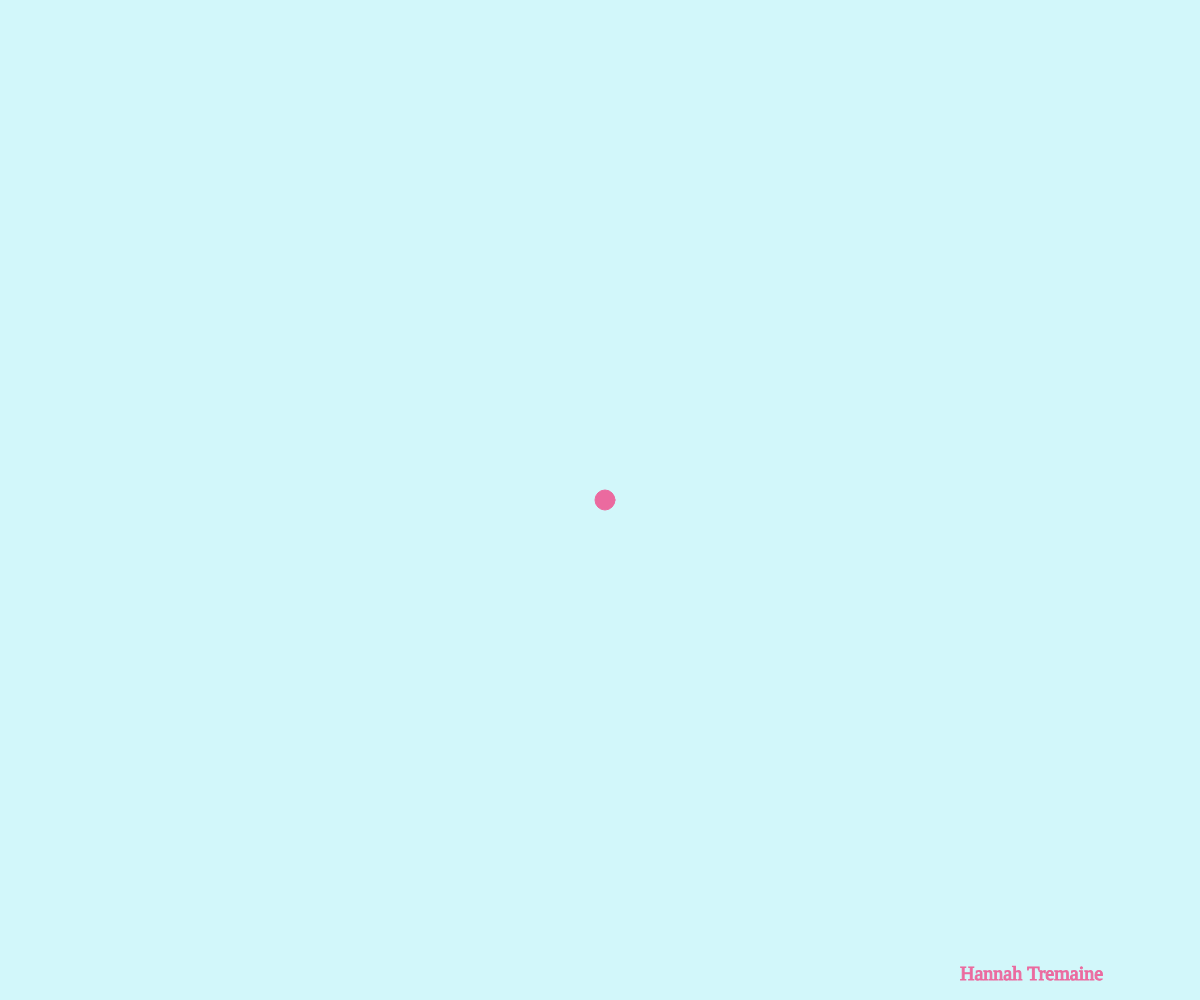
Frame 1 (no input)
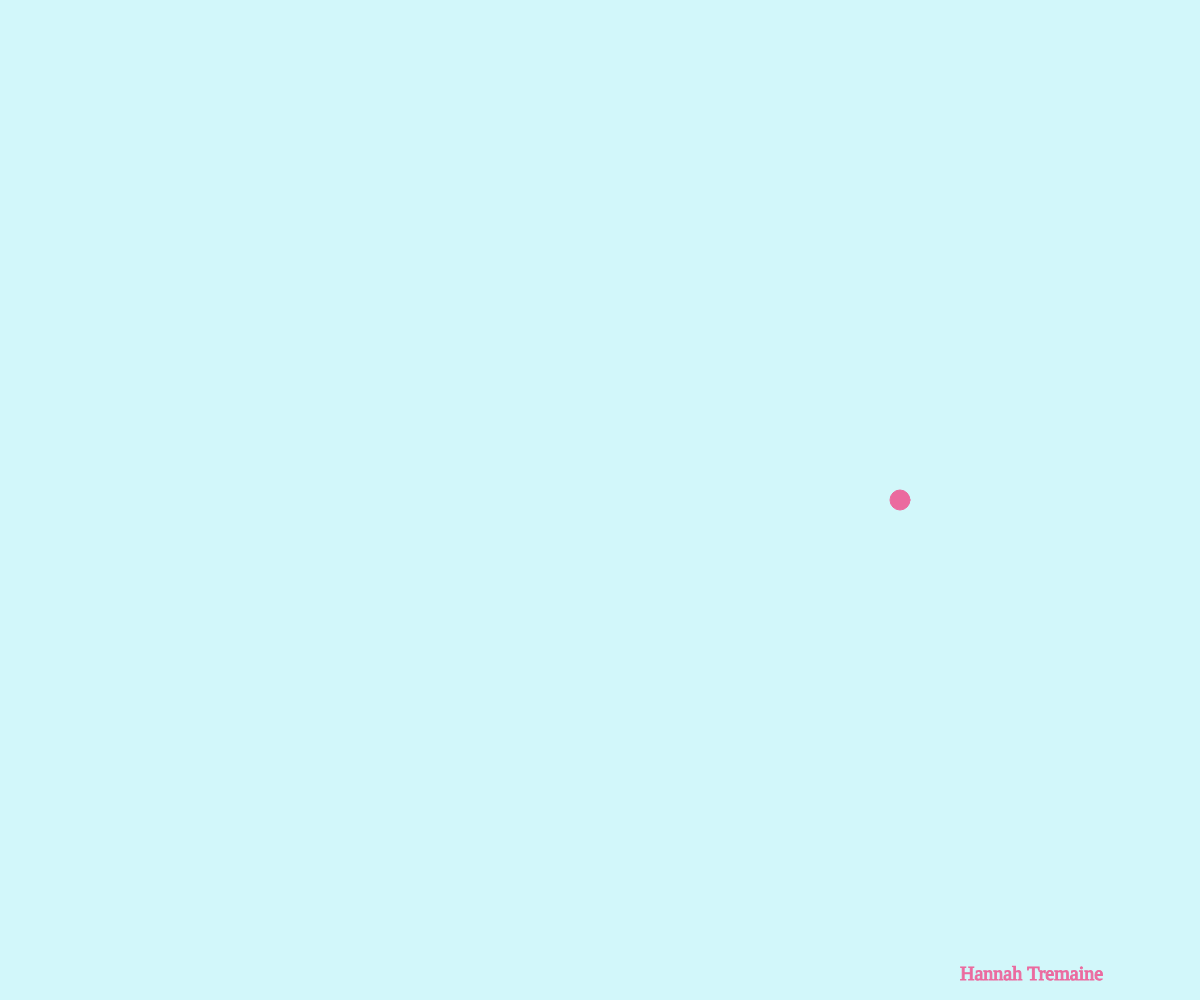
Frame 60 (no input)
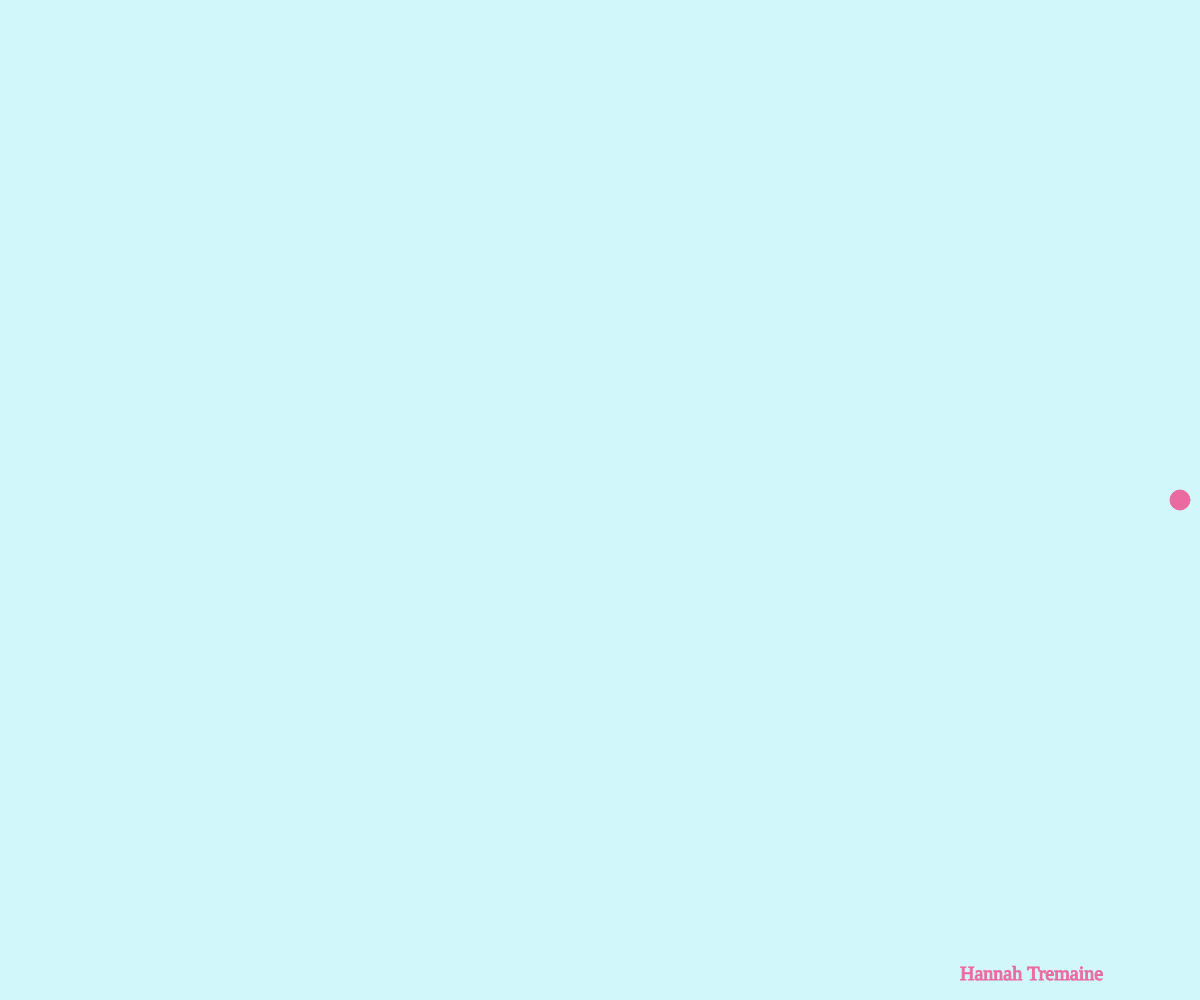
Frame 120 (the mouse pressed at the canvas centre since frame 60)

The p5.js sketch that drew these frames (run headless with seeded random() and noise() and a simulated clock; from frame 60 on, the mouse is pressed at the canvas centre):

// p5.js sketch
// ── sketch.js
// Project Title
// Your Name
// Date
//
// Extra for Experts:
// - describe what you did to take this project "above and beyond"
//GLobal Varibles
let ballX, ballSize=20, xSpeed=5, ballMove;
let overlay; //"extra canvas"
let colourA,colourB;
let myName = "Hannah Tremaine"

function setup() {
  createCanvas(windowWidth, windowHeight);
  overlay = createGraphics(width,height);
  ballX = width/2;
  colourA = color(157, 118, 207);
  colourB = color(242, 245, 169);
}

function mouseDrawings(){
  //draw a mouse at the mouse position 
  if(keyIsPressed){
    if (key==="1") overlay.fill(colourA);
    if (key==="2") overlay.fill(colourB);
    if (key==="a") {
      overlay.rect(mouseX,mouseY,50,25);
    }
    if (key==="s"){
      overlay.ellipse(mouseX,mouseY,50,25);
    }
    if (key==="d"){
      overlay.triangle(mouseX+30,mouseY+75,mouseX+58,mouseY+20,mouseX+86,mouseY+75);
    }
  }
  image(overlay,0,0);
}

function draw() {
  background(210, 247, 250);
  drawAndMoveBall();
  mouseDrawings();
  writeName();
}

function writeName(){
  textFont("Georgia",20);
  text(myName,width*0.80,height*0.98)
}
function drawAndMoveBall(){
  //update balls position
  ballX = ballX + xSpeed;
  //decide if we need to change directions
  if (ballX+ballSize/2>=width){
    xSpeed = -5;
  }
  if (ballX-ballSize/2<=0){
    xSpeed = 5;
  }
  //render the ball on the screen
  fill(235, 106, 159);
  stroke(235, 106, 159);
  circle(ballX,height/2,ballSize);
}
